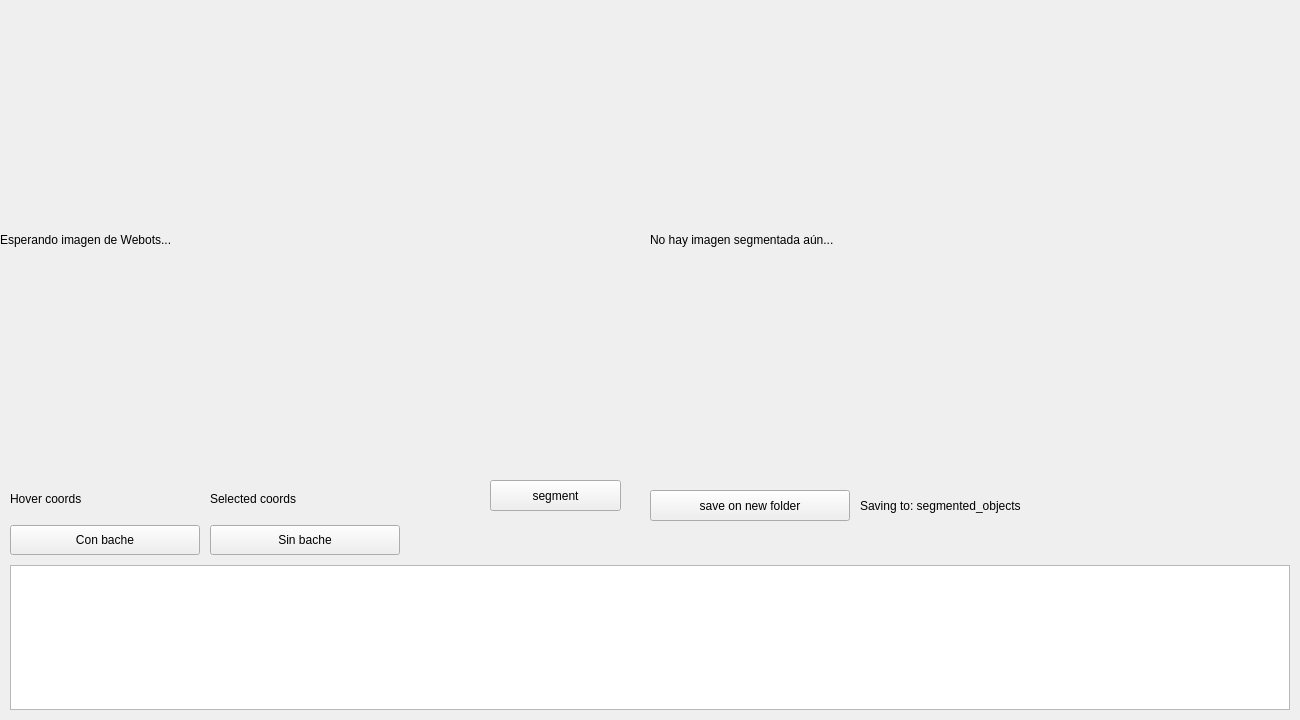
<?xml version="1.0" encoding="UTF-8"?>
<ui version="4.0">
 <class>guiDlg</class>
 <widget class="QWidget" name="guiDlg">
  <property name="geometry">
   <rect>
    <x>0</x>
    <y>0</y>
    <width>1300</width>
    <height>720</height>
   </rect>
  </property>
  <property name="windowTitle">
   <string>vision_sam</string>
  </property>
  <widget class="QLabel" name="image_label">
   <property name="geometry">
    <rect>
     <x>0</x>
     <y>0</y>
     <width>640</width>
     <height>480</height>
    </rect>
   </property>
   <property name="text">
    <string>Esperando imagen de Webots...</string>
   </property>
   <property name="scaledContents">
    <bool>true</bool>
   </property>
  </widget>
  <widget class="QLabel" name="segmented_image_label">
   <property name="geometry">
    <rect>
     <x>650</x>
     <y>0</y>
     <width>640</width>
     <height>480</height>
    </rect>
   </property>
   <property name="text">
    <string>No hay imagen segmentada aún...</string>
   </property>
   <property name="scaledContents">
    <bool>true</bool>
   </property>
  </widget>
  <widget class="QLabel" name="image_coords_label">
   <property name="geometry">
    <rect>
     <x>10</x>
     <y>490</y>
     <width>181</width>
     <height>17</height>
    </rect>
   </property>
   <property name="text">
    <string>Hover coords</string>
   </property>
  </widget>
  <widget class="QLabel" name="image_sel_coords_label">
   <property name="geometry">
    <rect>
     <x>210</x>
     <y>490</y>
     <width>221</width>
     <height>17</height>
    </rect>
   </property>
   <property name="text">
    <string>Selected coords</string>
   </property>
  </widget>
  <widget class="QPushButton" name="segment_button">
   <property name="geometry">
    <rect>
     <x>490</x>
     <y>480</y>
     <width>131</width>
     <height>31</height>
    </rect>
   </property>
   <property name="text">
    <string>segment</string>
   </property>
  </widget>
  <widget class="QPushButton" name="save_new_folder_button">
   <property name="geometry">
    <rect>
     <x>650</x>
     <y>490</y>
     <width>200</width>
     <height>31</height>
    </rect>
   </property>
   <property name="text">
    <string>save on new folder</string>
   </property>
  </widget>
  <widget class="QLabel" name="current_folder_label">
   <property name="geometry">
    <rect>
     <x>860</x>
     <y>490</y>
     <width>430</width>
     <height>31</height>
    </rect>
   </property>
   <property name="text">
    <string>Saving to: segmented_objects</string>
   </property>
  </widget>
  <widget class="QPushButton" name="bump_present_button">
   <property name="geometry">
    <rect>
     <x>10</x>
     <y>525</y>
     <width>190</width>
     <height>30</height>
    </rect>
   </property>
   <property name="text">
    <string>Con bache</string>
   </property>
  </widget>
  <widget class="QPushButton" name="bump_absent_button">
   <property name="geometry">
    <rect>
     <x>210</x>
     <y>525</y>
     <width>190</width>
     <height>30</height>
    </rect>
   </property>
   <property name="text">
    <string>Sin bache</string>
   </property>
  </widget>
  <widget class="QPlainTextEdit" name="debug_log">
   <property name="geometry">
    <rect>
     <x>10</x>
     <y>565</y>
     <width>1280</width>
     <height>145</height>
    </rect>
   </property>
   <property name="readOnly">
    <bool>true</bool>
   </property>
  </widget>
 </widget>
 <resources/>
 <connections/>
</ui>
